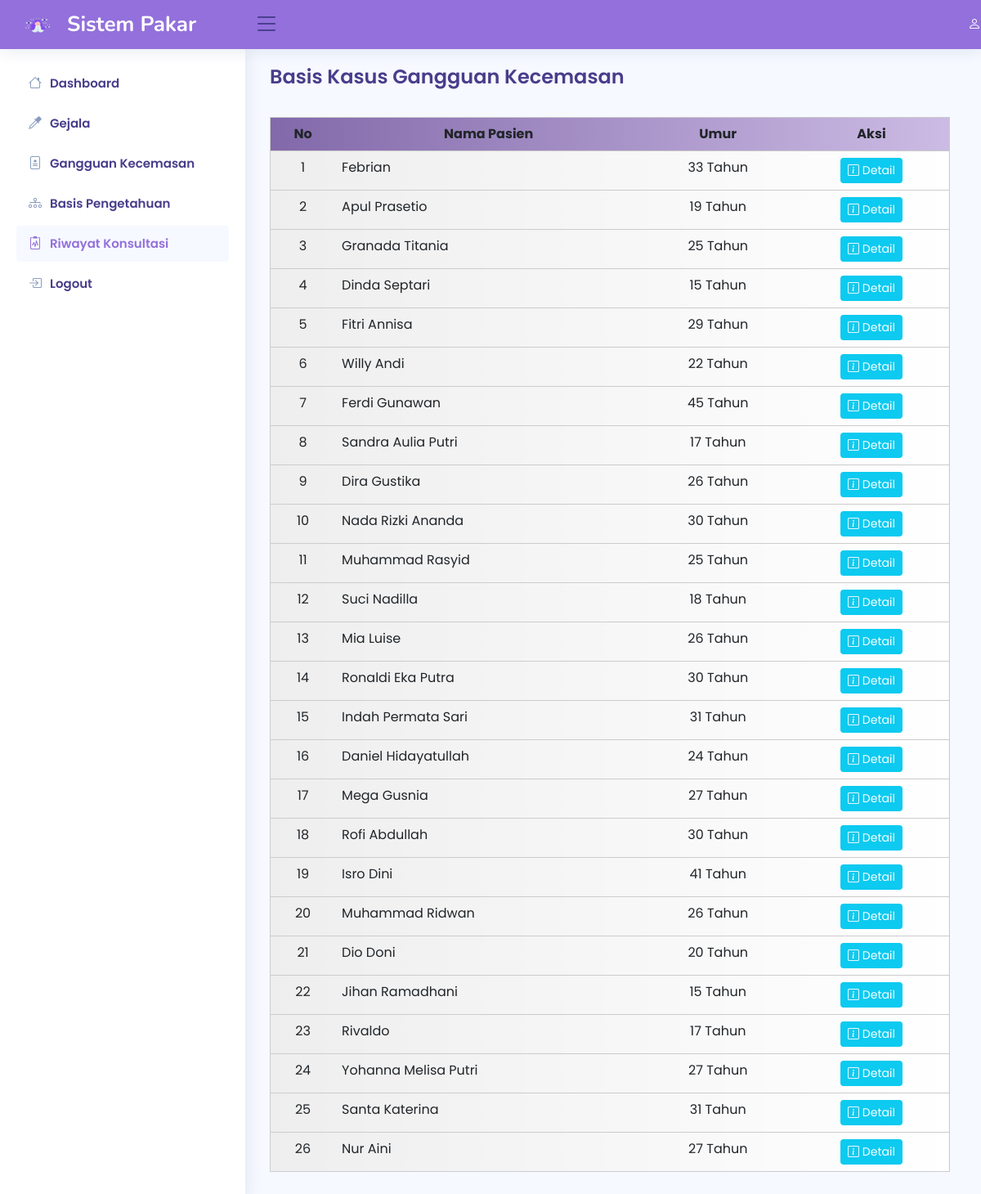
Screenshot of /admin/pasien/pasien.php with the database file from the repository.
### tables this page shows
CREATE TABLE `pasien` (
  `id_pasien` int(10) NOT NULL,
  `nama_pasien` varchar(50) NOT NULL,
  `umur` int(3) NOT NULL,
  `kode_gangguan` char(5) NOT NULL,
  `kode_gejala` longtext NOT NULL,
  `hasil` float NOT NULL
);

### admin/pasien/pasien.php (the view, shortened to what this page needs)
<!DOCTYPE html>
<html lang="en">
<head>
  <link href="../../assets/vendor/bootstrap/css/bootstrap.min.css" rel="stylesheet">
  <link rel="stylesheet" href="https://cdn.jsdelivr.net/npm/bootstrap-icons@1.10.2/font/bootstrap-icons.css">
  <link href="../../assets/vendor/boxicons/css/boxicons.min.css" rel="stylesheet">
  <link href="../../assets/vendor/quill/quill.snow.css" rel="stylesheet">
  <link href="../../assets/vendor/quill/quill.bubble.css" rel="stylesheet">
  <link href="../../assets/vendor/remixicon/remixicon.css" rel="stylesheet">
  <link href="../../assets/vendor/simple-datatables/style.css" rel="stylesheet">
  <link rel="stylesheet" href="https://cdn.datatables.net/1.12.1/css/jquery.dataTables.min.css">
  <link href="../../assets/css/style.css" rel="stylesheet">
</head>
<body>
  <header id="header" class="header fixed-top d-flex align-items-center" style="background-color: #9370db;">
    <div class="d-flex align-items-center justify-content-between">
      <a href="index.php" class="logo d-flex align-items-center">
        <img src="../../assets/img/gambar-logo.png" alt="logo" width="20%">
        <span class="d-none d-lg-block" style="color: #fff;">Sistem Pakar</span>
      </a>
      <i class="bi bi-list toggle-sidebar-btn"></i>
    </div>
    <div class="d-flex align-items-center justify-content-md-end" style="width: 73%;">
      <a href="#" class="nav-link nav-link-lg nav-link-user">
          <div class="d-sm-none d-lg-inline-block"style="color: #fff;"><b><i class="bi bi-person"></i> <?php echo $nama; ?></b></div>
      </a>
    </div>
  </header>
  <aside id="sidebar" class="sidebar">
    <ul class="sidebar-nav" id="sidebar-nav">
      <li class="nav-item">
        <a class="nav-link collapsed" href="../index.php">
          <i class="bi bi-house"></i>
          <span>Dashboard</span>
        </a>
      </li>
      <li class="nav-item">
        <a class="nav-link collapsed" href="../gejala/gejala.php">
          <i class="bi bi-eyedropper"></i>
          <span>Gejala</span>
        </a>
      </li>
      <li class="nav-item">
        <a class="nav-link collapsed" href="../penyakit/penyakit.php">
          <i class="bi bi-file-medical"></i>
          <span>Gangguan Kecemasan</span>
        </a>
      </li>
      <li class="nav-item">
        <a class="nav-link collapsed" href="../rules/rules.php">
          <i class="bi bi-diagram-3"></i>
          <span>Basis Pengetahuan</span>
        </a>
      </li>
      <li class="nav-item">
        <a class="nav-link" href="../pasien/pasien.php">
          <i class="bi bi-clipboard2-pulse"></i>
          <span>Riwayat Konsultasi</span>
        </a>
      </li>
      <li class="nav-item">
        <a class="nav-link collapsed" href="javascript:;" data-bs-toggle="modal" data-bs-target="#logoutmodal">
          <i class="bi bi-box-arrow-in-right"></i>
          <span>Logout</span>
        </a>
      </li>
    </ul>
  </aside>
  <main id="main" class="main">
    <div class="pagetitle">
      <h1>Basis Kasus Gangguan Kecemasan</h1>
    </div>
    <br>
    <section>
      <div class="row">
        <div class="col-md-12">
          <div class="table-responsive">
            <table class="table table-hover">
              <thead class="th">
                <tr>
                  <th>No</th>
                  <th>Nama Pasien</th>
                  <th>Umur</th>
                  <th>Aksi</th>
                </tr>
              </thead>
              <tbody>
                <?php
                include "../koneksi.php";
                $sql = "SELECT * FROM pasien ORDER BY id_pasien";
                $qry = mysqli_query($koneksi, $sql) or die("SQL Error" . mysqli_error($koneksi));
                $no = 0;
                while ($data = mysqli_fetch_array($qry)) {
                  $no++;
                ?>
                  <tr>
                    <td><?php echo $no; ?></td>
                    <td align=justify><?php echo $data['nama_pasien']; ?></td>
                    <td align=center><?php echo $data['umur']; ?> Tahun</td>
                    <td><a href="./detail.php?detail=<?php echo $data['id_pasien']; ?>" class="btn  bg-info btn-sm"  style="color: white;"><i class="bi bi-info-square"></i> Detail</a></td>
                  </tr><?php } ?>
              </tbody>
            </table>
          </div>
        </div>
      </div>
    </section>
  </main>
</body>
</html>

### assets/css/style.css (style rules this page uses)
:root { scroll-behavior: smooth; }
body { font-family: "Poppins", sans-serif; background: #f6f9ff; color: #444444; }
a { color: #9370db; text-decoration: none; }
span { font-family: "Poppins", sans-serif; }
h1, h2, h3, h4, h5, h6 { font-family: "Poppins", sans-serif; }
#main { margin-top: 60px; padding: 20px 30px; transition: all 0.3s; }
.pagetitle { margin-bottom: 10px; }
.pagetitle h1 { font-size: 24px; margin-bottom: 0; font-weight: 600; color: #483d8b; }
.logo { line-height: 1; }
@media (min-width: 1200px) { .logo { width: 280px; } }
.logo img { max-height: 26px; margin-right: 6px; }
.logo span { font-size: 26px; font-weight: 700; color: #483d8b; font-family: "Nunito", sans-serif; }
.header { transition: all 0.5s; z-index: 997; height: 60px; box-shadow: 0px 2px 20px rgba(1, 41, 112, 0.1); background-color: #fff; padding-left: 20px; }
.header .toggle-sidebar-btn { font-size: 32px; padding-left: 10px; cursor: pointer; color: #483d8b; }
.sidebar { position: fixed; top: 60px; left: 0; bottom: 0; width: 300px; z-index: 996; transition: all 0.3s; padding: 20px; overflow-y: auto; scrollbar-width: thin; scrollbar-color: #aab7cf transparent; box-shadow: 0px 0px 20px rgba(1, 41, 112, 0.1); background-color: #fff; }
@media (min-width: 1200px) { #main, #footer { margin-left: 300px; } }
.sidebar-nav { padding: 0; margin: 0; list-style: none; }
.sidebar-nav li { padding: 0; margin: 0; list-style: none; }
.sidebar-nav .nav-item { margin-bottom: 5px; }
.sidebar-nav .nav-link { display: flex; align-items: center; font-size: 15px; font-weight: 600; color: #9370db; transition: 0.3; background: #f6f9ff; padding: 10px 15px; border-radius: 4px; }
.sidebar-nav .nav-link i { font-size: 16px; margin-right: 10px; color: #9370db; }
.sidebar-nav .nav-link.collapsed { color: #483d8b; background: #fff; }
.sidebar-nav .nav-link.collapsed i { color: #899bbd; }

### admin/pasien/pasien.php (style rules this page uses)
.table { width: 99%; background: linear-gradient(to left, #FFF, #EEE); border: 1px solid #CCC; border-radius: 5px 5px; padding: 3px 3px 3px 5px; text-align: center; }
.th { background: linear-gradient(to right, #8269aa, #ccbbe4); text-align: center; }

### rows the page displays
pasien: nama_pasien "Febrian", umur "33"
pasien: nama_pasien "Apul Prasetio", umur "19"
pasien: nama_pasien "Granada Titania", umur "25"
pasien: nama_pasien "Dinda Septari", umur "15"
pasien: nama_pasien "Fitri Annisa", umur "29"
pasien: nama_pasien "Willy Andi", umur "22"
pasien: nama_pasien "Ferdi Gunawan", umur "45"
pasien: nama_pasien "Sandra Aulia Putri", umur "17"
pasien: nama_pasien "Dira Gustika", umur "26"
pasien: nama_pasien "Nada Rizki Ananda", umur "30"
pasien: nama_pasien "Muhammad Rasyid", umur "25"
pasien: nama_pasien "Suci Nadilla", umur "18"
pasien: nama_pasien "Mia Luise", umur "26"
pasien: nama_pasien "Ronaldi Eka Putra", umur "30"
pasien: nama_pasien "Indah Permata Sari", umur "31"
pasien: nama_pasien "Daniel Hidayatullah", umur "24"
pasien: nama_pasien "Mega Gusnia", umur "27"
pasien: nama_pasien "Rofi Abdullah", umur "30"
pasien: nama_pasien "Isro Dini", umur "41"
pasien: nama_pasien "Muhammad Ridwan", umur "26"
pasien: nama_pasien "Dio Doni", umur "20"
pasien: nama_pasien "Jihan Ramadhani", umur "15"
pasien: nama_pasien "Rivaldo", umur "17"
pasien: nama_pasien "Yohanna Melisa Putri", umur "27"
pasien: nama_pasien "Santa Katerina", umur "31"
pasien: nama_pasien "Nur Aini", umur "27"
